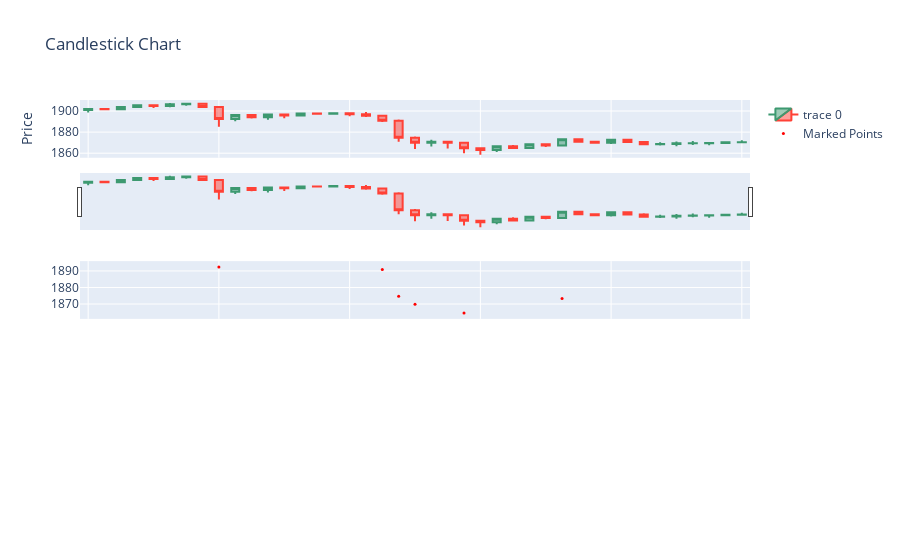

This figure's notebook cell:
### Code cell
test2 = Quantile(prediction_horizon = 60*10,quantile=0.9,freq='15min')
test2.plot()
